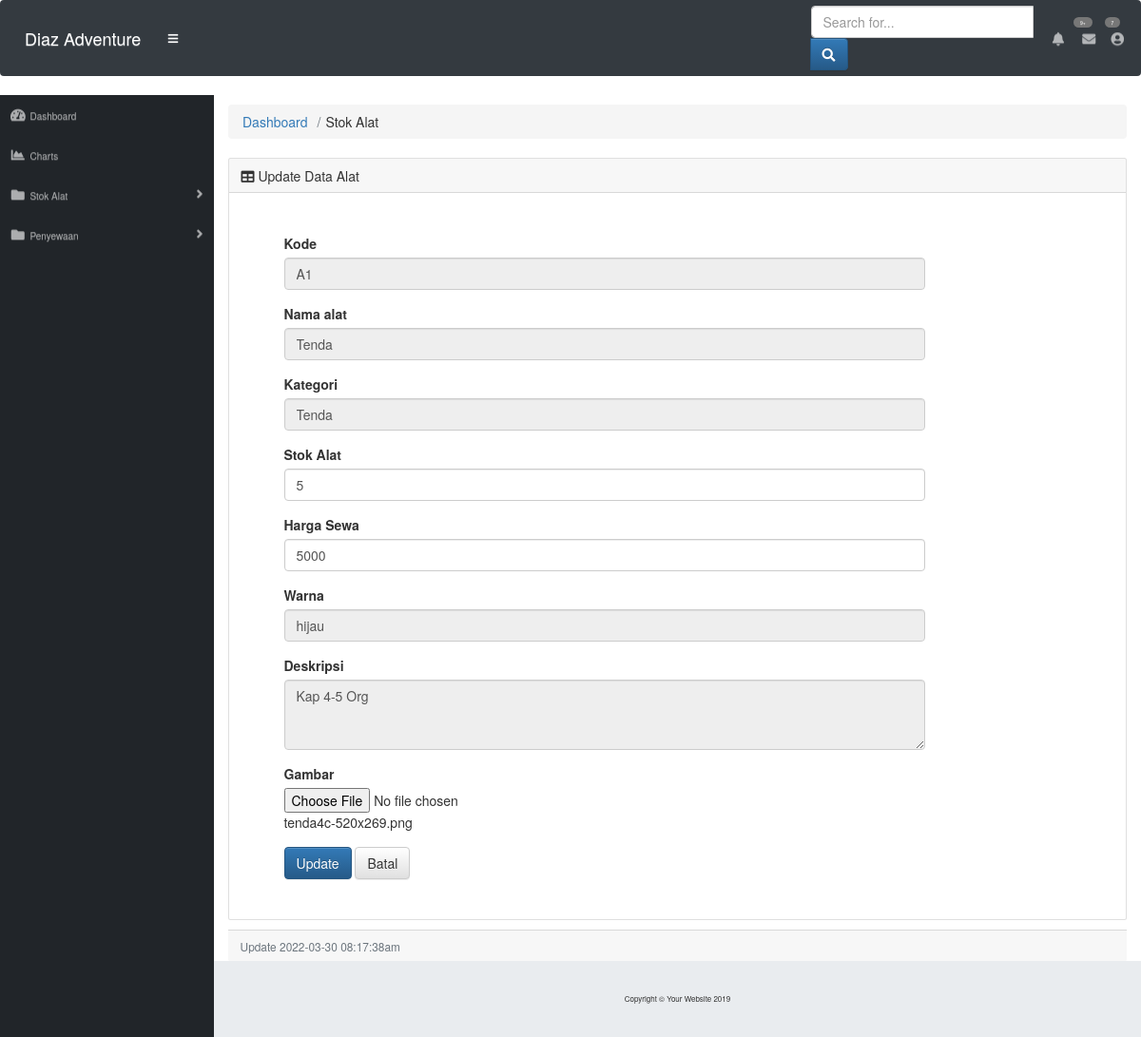
The app's page /gudang/edit/16 with its own data.
### tables this page shows
CREATE TABLE `data_alat` (
  `ID_alat` int(25) NOT NULL,
  `kode` varchar(80) DEFAULT NULL,
  `nama_alat` varchar(80) DEFAULT NULL,
  `kategori` varchar(80) DEFAULT NULL,
  `stok_alat` int(80) DEFAULT NULL,
  `warna` varchar(10) DEFAULT NULL,
  `harga_sewa` int(80) DEFAULT NULL,
  `deskripsi` varchar(255) DEFAULT NULL,
  `gambar` varchar(255) DEFAULT NULL
);

### application/controllers/gudang.php (called while the page is built, shortened)
<?php
class gudang extends CI_Controller {
    public function edit($kode = 0){
		$this->load->model('m_barangmaster');
		$data_soal = $this->m_barangmaster->Ambil("where ID_alat = '$kode'")->result_array();
		$data = array(
			'ID_alat' => $data_soal[0]['ID_alat'],
			'kode' => $data_soal[0]['kode'],
			'nama_alat' => $data_soal[0]['nama_alat'],
			'kategori' => $data_soal[0]['kategori'],
			'stok_alat' => $data_soal[0]['stok_alat'],
			'warna' => $data_soal[0]['warna'],
			'harga_sewa' => $data_soal[0]['harga_sewa'],
			'deskripsi' => $data_soal[0]['deskripsi'],
			'gambar' => $data_soal[0]['gambar'],
		);
		$this->load->view('gudang/v_edit_masterbarang', $data);
	}
}

### index.php (called while the page is built, shortened)
<?php
require_once BASEPATH.'core/CodeIgniter.php';

### application/models/m_barangmaster.php (called while the page is built, shortened)
<?php
class M_barangmaster extends CI_Model {
 public function Ambil($where= "") {
      $data = $this->db->query('select * from data_alat '.$where);
      return $data;
  }
}

### application/views/gudang/v_edit_masterbarang.php (the view, shortened to what this page needs)
<!DOCTYPE html>
<html lang="en">
<head>
  <link href="<?php echo base_url().'assets/sbadmin/vendor/fontawesome-free/css/all.min.css'?>" rel="stylesheet" type="text/css">
  <link href="<?php echo base_url().'assets/sbadmin/vendor/datatables/dataTables.bootstrap4.css'?>" rel="stylesheet" >
  <link href="<?php echo base_url().'assets/sbadmin/css/sb-admin.css'?>" rel="stylesheet">
	<link rel="stylesheet" href="https://maxcdn.bootstrapcdn.com/bootstrap/3.3.6/css/bootstrap.min.css">
	<link rel="stylesheet" href="https://maxcdn.bootstrapcdn.com/bootstrap/3.3.6/css/bootstrap-theme.min.css">
</head>
	<body id="page-top">
	<nav class="navbar navbar-expand navbar-dark bg-dark static-top">
    <a class="navbar-brand mr-1" href="#">Diaz Adventure</a>
    <button class="btn btn-link btn-sm text-white order-1 order-sm-0" id="sidebarToggle" href="#">
      <i class="fas fa-bars"></i>
    </button>
    <form class="d-none d-md-inline-block form-inline ml-auto mr-0 mr-md-3 my-2 my-md-0">
      <div class="input-group">
      <input type="text" class="form-control" placeholder="Search for..." aria-label="Search" aria-describedby="basic-addon2">
      <div class="input-group-append">
        <button class="btn btn-primary" type="button">
        <i class="fas fa-search"></i>
        </button>
        </div>
      </div>
    </form>
    <ul class="navbar-nav ml-auto ml-md-0">
      <li class="nav-item dropdown no-arrow mx-1">
        <a class="nav-link dropdown-toggle" href="#" id="alertsDropdown" role="button" data-toggle="dropdown" aria-haspopup="true" aria-expanded="false">
        <i class="fas fa-bell fa-fw"></i>
        <span class="badge badge-danger">9+</span>
        </a>
      </li>
      <li class="nav-item dropdown no-arrow mx-1">
        <a class="nav-link dropdown-toggle" href="#" id="messagesDropdown" role="button" data-toggle="dropdown" aria-haspopup="true" aria-expanded="false">
          <i class="fas fa-envelope fa-fw"></i>
          <span class="badge badge-danger">7</span>
        </a>
      </li>
      <li class="nav-item dropdown no-arrow">
        <a class="nav-link dropdown-toggle" href="#" id="userDropdown" role="button" data-toggle="dropdown" aria-haspopup="true" aria-expanded="false">
          <i class="fas fa-user-circle fa-fw"></i>
        </a>
      </li>
    </ul>
</nav>
	<div id="wrapper">
   <ul class="sidebar navbar-nav">
      <li class="nav-item ">
        <a class="nav-link" href="<?php echo site_url('Dasboard/index') ?>">
          <i class="fas fa-fw fa-tachometer-alt"></i>
          <span>Dashboard</span>
        </a>
      </li>
	  <li class="nav-item">
        <a class="nav-link" href="charts.html">
          <i class="fas fa-fw fa-chart-area"></i>
          <span>Charts</span></a>
      </li>
      <li class="nav-item dropdown">
        <a class="nav-link dropdown-toggle" href="#" id="pagesDropdown" role="button" data-toggle="dropdown" aria-haspopup="true" aria-expanded="false">
          <i class="fas fa-fw fa-folder"></i>
          <span>Stok Alat</span>
        </a>
      </li>
      <li class="nav-item dropdown">
        <a class="nav-link dropdown-toggle" href="#" id="pagesDropdown" role="button" data-toggle="dropdown" aria-haspopup="true" aria-expanded="false">
          <i class="fas fa-fw fa-folder"></i>
          <span>Penyewaan</span>
        </a>
      </li>
    </ul>
	<div id="content-wrapper">
    <div class="container-fluid">
        <ol class="breadcrumb">
          <li class="breadcrumb-item">
            <a href="#">Dashboard</a>
          </li>
          <li class="breadcrumb-item ">Stok Alat</li>
        </ol>
           <div class="card mb-3">
          <div class="card-header">
            <i class="fas fa-table"></i>
            Update Data Alat</div>
        <div class="card-body">
            <div class="table-responsive">
    <div class="col-md-10">
		<div class="row">
		  		<div class="col-md-12">
		  			<div class="content-box-large">
	<div class="panel-body">
		<form role="form" action="<?php echo base_url(); ?>gudang/update" method="POST" enctype="multipart/form-data">
	        <div class="panel-body">
                                    <form action="">
                                    <fieldset>
									<div class="form-group">
                                        <label>Kode</label>
                                        <input class="form-control" readonly name="kode" value="<?php echo $kode; ?>" />
                                    </div>
                                      <div class="form-group">
                                        <label>Nama alat</label>
                                        <input class="form-control" readonly name="nama_alat" value="<?php echo $nama_alat; ?>" />
                                      </div>
									<div class="form-group">
                                        <label>Kategori</label>
										<input class="form-control" readonly name="kategori" value="<?php echo $kategori; ?>" />
                                    </div>
                                      <div class="form-group">
                                        <label>Stok Alat</label>
                                        <input class="form-control"  name="stok_alat" value="<?php echo $stok_alat; ?>" />
                                      </div>
                                      <div class="form-group">
                                        <label>Harga Sewa</label>
                                        <input class="form-control"  name="harga_sewa" value="<?php echo $harga_sewa; ?>">
                                      </div>
									   <div class="form-group">
                                        <label>Warna</label>
                                        <input class="form-control" readonly  name="warna" value="<?php echo $warna; ?>">
                                      </div>
									<div class="form-group">
                                        <label>Deskripsi</label>
                                        <textarea class="form-control" rows="3" readonly name="deskripsi"><?php echo $deskripsi; ?>
										</textarea>
                                    </div>
									<div class="form-group">
                                        <label>Gambar</label>
                                        <input type="file" readonly name="file_upload" value=""/><?php echo $gambar; ?>
                                    </div>
									</fieldset>
									</form>
                    <div >
                        <i class="col-sm-offset-2 col-sm-10"></i>
                         <button type="submit" class="btn btn-primary">Update</button>
						<a class="btn btn-default" href="<?php echo base_url();?>gudang">Batal</a>
					</div>
            </div>
		</form>
	</div>
				</div>
				</div>
		</div>
    </div>
    </div>
            </div>
        </div>
          <div class="card-footer small text-muted"><?php echo "Update " . date("Y-m-d h:i:sa") . "<br>";?></div>
        </div>
    </div>
    </div>
      <footer class="sticky-footer">
        <div class="container my-auto">
          <div class="copyright text-center my-auto">
            <span>Copyright © Your Website 2019</span>
          </div>
        </div>
      </footer>
  </body>
</html>

### records on screen
data_alat: kode "A1", nama_alat "Tenda", kategori "Tenda", stok_alat "5", harga_sewa "5000", warna "hijau", deskripsi "Kap 4-5 Org", gambar "tenda4c-520x269.png"
